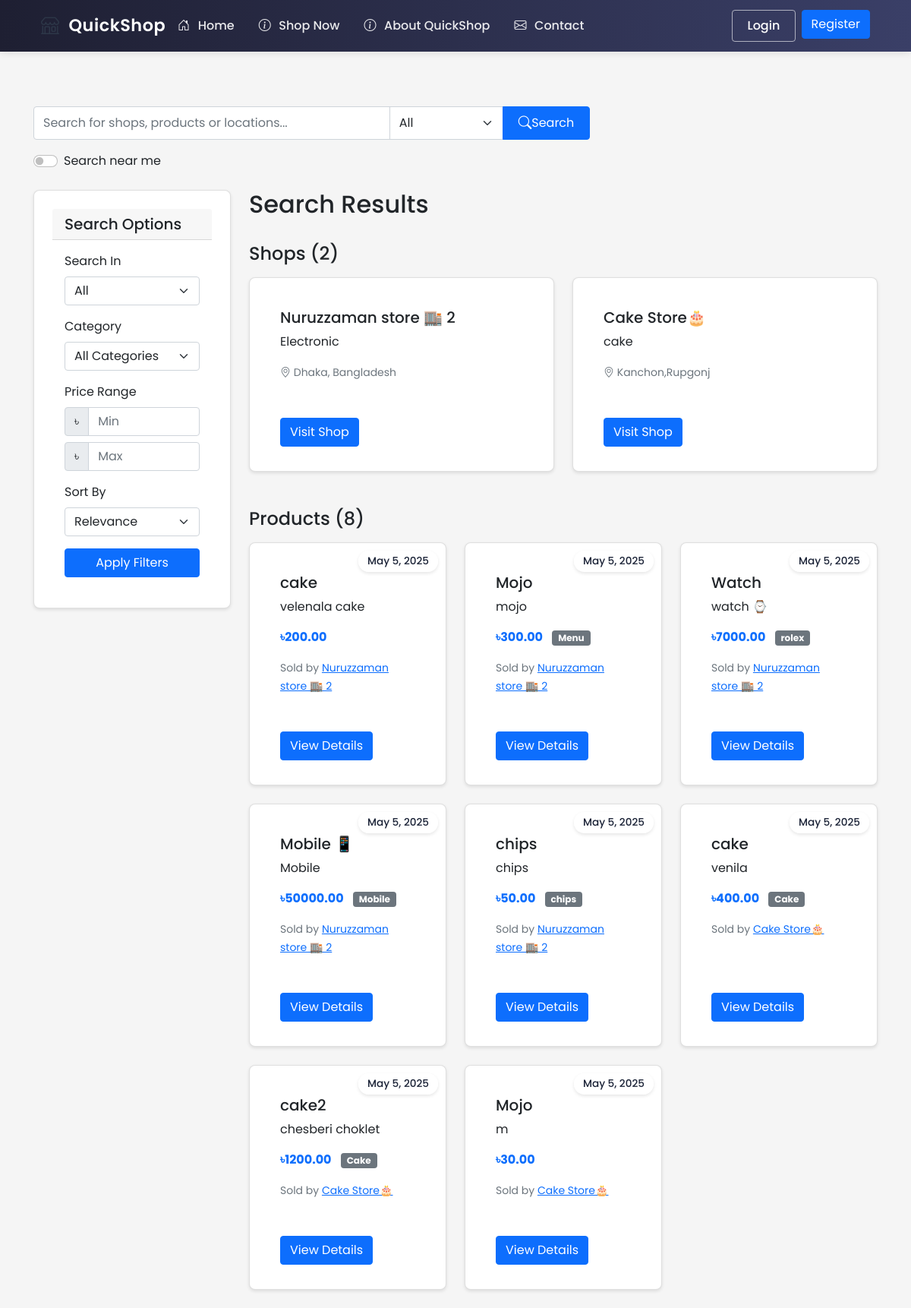
Screenshot of /search with the database file from the repository.
### ecommerce/models/shop.py (models this page shows, shortened)
class Shop(db.Model):
    id = db.Column(db.Integer, primary_key=True)
    name = db.Column(db.String(100), nullable=False)
    description = db.Column(db.Text)
    about = db.Column(db.Text)  # New field for shop-specific About content
    owner_id = db.Column(db.Integer, db.ForeignKey('user.id'), nullable=False)
    location_lat = db.Column(db.Float, nullable=True)
    location_lng = db.Column(db.Float, nullable=True)
    address = db.Column(db.String(200), nullable=True)
    approval_status = db.Column(db.String(20), server_default='pending')  # pending, approved, rejected
    images = db.relationship('Image', lazy=True,
                           foreign_keys='Image.shop_id',
                           cascade="all, delete-orphan",
                           backref=db.backref('shop_ref', lazy=True))
    phone = db.Column(db.String(20))
    email = db.Column(db.String(120))
    website = db.Column(db.String(200))
    business_hours = db.Column(db.Text)  # Stored as JSON string
    created_at = db.Column(db.DateTime, default=datetime.utcnow)
    is_active = db.Column(db.Boolean, default=False)  # Only true after approval
    products = db.relationship('Product', backref='shop', lazy=True)

class Product(db.Model):
    id = db.Column(db.Integer, primary_key=True)
    name = db.Column(db.String(100), nullable=False)
    description = db.Column(db.Text)
    price = db.Column(db.Float, nullable=False)
    stock = db.Column(db.Integer, nullable=False, default=0)
    shop_id = db.Column(db.Integer, db.ForeignKey('shop.id'), nullable=False)
    category = db.Column(db.String(50))  # Add category field
    created_at = db.Column(db.DateTime, default=datetime.utcnow)
    images = db.relationship('Image', lazy=True,
                           foreign_keys='Image.product_id',
                           cascade="all, delete-orphan",
                           backref=db.backref('product_ref', lazy=True))
    rating = db.Column(db.Float, default=0.0)  # Average rating
    rating_count = db.Column(db.Integer, default=0)  # Number of ratings
    reviews = db.relationship(Review, backref='product', lazy=True)
    min_price = db.Column(db.Float)  # Minimum acceptable price
    max_discount_percentage = db.Column(db.Float, default=20.0)  # Maximum allowed discount
    continue_iteration = db.Column(db.Boolean, default=False)  # Whether to continue negotiation after max discount

### ecommerce/routes/main.py (the view, shortened to what this page needs)
@main_bp.route('/search')
def search():
    query = request.args.get('q', '')
    search_type = request.args.get('type', 'all')
    shop_id = request.args.get('shop_id', type=int)
    category = request.args.get('category')
    min_price = request.args.get('min_price', type=float)
    max_price = request.args.get('max_price', type=float)
    sort = request.args.get('sort', 'relevance')
    page = request.args.get('page', 1, type=int)
    per_page = 12  # Number of items per page
    lat = request.args.get('lat', type=float)
    lng = request.args.get('lng', type=float)
    distance = request.args.get('distance', 10, type=float)  # Default 10km radius
    product_query = Product.query.filter(Product.shop.has(Shop.is_active == True))
    shop_query = Shop.query.filter_by(is_active=True)
    if shop_id:
        shop = Shop.query.get_or_404(shop_id)
        product_query = product_query.filter(Product.shop_id == shop_id)
        search_type = 'products'
    if search_type != 'shops':
        if category:
            product_query = product_query.filter(Product.category == category)
        if min_price is not None:
            product_query = product_query.filter(Product.price >= min_price)
        if max_price is not None:
            product_query = product_query.filter(Product.price <= max_price)
        if sort == 'price_low':
            product_query = product_query.order_by(Product.price.asc())
        elif sort == 'price_high':
            product_query = product_query.order_by(Product.price.desc())
        elif sort == 'newest':
            product_query = product_query.order_by(Product.created_at.desc())
        else:  # relevance
            if query:
                from sqlalchemy import text
                product_query = product_query.order_by(text("(CASE "
                    "WHEN name LIKE :query THEN 3 "
                    "WHEN category LIKE :query THEN 2 "
                    "WHEN description LIKE :query THEN 1 "
                    "ELSE 0 END) DESC").bindparams(query=f"%{query}%"))
    if lat is not None and lng is not None:
        shop_query = shop_query.order_by('distance')
    products_pagination = product_query.paginate(page=page, per_page=per_page) if search_type != 'shops' else None
    shops_pagination = shop_query.paginate(page=page, per_page=per_page) if search_type != 'products' and not shop_id else None
    categories = db.session.query(Product.category)\
                         .distinct()\
                         .filter(Product.category != None)\
                         .order_by(Product.category)\
                         .all()
    categories = [cat[0] for cat in categories]
    return render_template('main/search_results.html',
                         products=products_pagination.items if products_pagination else [],
                         shops=shops_pagination.items if shops_pagination else [],
                         products_pagination=products_pagination,
                         shops_pagination=shops_pagination,
                         query=query,
                         search_type=search_type,
                         current_category=category,
                         categories=categories,
                         min_price=min_price,
                         max_price=max_price,
                         current_sort=sort,
                         shop=Shop.query.get(shop_id) if shop_id else None,
                         search_lat=lat,
                         search_lng=lng,
                         search_distance=distance,
                         config={'GOOGLE_MAPS_API_KEY': current_app.config['GOOGLE_MAPS_API_KEY']})

### ecommerce/templates/main/search_results.html (shortened to what this page needs)
{% extends "base.html" %}
{% block content %}
<div class="container mt-4">
    <div class="row mb-4">
        <div class="col-md-8">
            <form class="search-form" method="GET" action="{{ url_for('main.search') }}">
                <div class="input-group">
                    <input type="text" class="form-control" name="q" value="{{ query }}"
                           placeholder="Search for shops, products or locations...">
                    <select class="form-select" name="type" style="max-width: 150px;">
                        <option value="all" {% if search_type == 'all' %}selected{% endif %}>All</option>
                    </select>
                    <button class="btn btn-primary" type="submit">
                        <i class="bi bi-search"></i> Search
                    </button>
                </div>
                <div class="mt-3">
                    <div class="form-check form-switch">
                        <input class="form-check-input" type="checkbox" id="useLocation"
                               {% if search_lat and search_lng %}checked{% endif %}>
                        <label class="form-check-label" for="useLocation">Search near me</label>
                    </div>
                </div>
            </form>
        </div>
    </div>
    <div class="row">
        <div class="col-md-3">
            <div class="card mb-4">
                <div class="card-header">
                    <h5 class="mb-0">Search Options</h5>
                </div>
                <div class="card-body">
                    <form id="filterForm" method="GET" action="{{ url_for('main.search') }}">
                        <div class="mb-3">
                            <label class="form-label">Search In</label>
                            <select class="form-select" name="type" onchange="this.form.submit()">
                                <option value="all" {% if search_type == 'all' %}selected{% endif %}>All</option>
                            </select>
                        </div>
                        {% if search_type != 'shops' %}
                        <div class="mb-3">
                            <label class="form-label">Category</label>
                            <select class="form-select" name="category">
                                <option value="">All Categories</option>
                            </select>
                        </div>
                        <div class="mb-3">
                            <label class="form-label">Price Range</label>
                            <div class="input-group mb-2">
                                <span class="input-group-text">৳</span>
                                <input type="number" class="form-control" name="min_price"
                                       placeholder="Min" value="{{ min_price or '' }}" min="0">
                            </div>
                            <div class="input-group">
                                <span class="input-group-text">৳</span>
                                <input type="number" class="form-control" name="max_price"
                                       placeholder="Max" value="{{ max_price or '' }}" min="0">
                            </div>
                        </div>
                        <div class="mb-3">
                            <label class="form-label">Sort By</label>
                            <select class="form-select" name="sort">
                                <option value="relevance" {% if current_sort == 'relevance' %}selected{% endif %}>Relevance</option>
                            </select>
                        </div>
                        {% endif %}
                        <button type="submit" class="btn btn-primary w-100">Apply Filters</button>
                    </form>
                </div>
            </div>
        </div>
        <div class="col-md-9">
            <div class="d-flex justify-content-between align-items-center mb-4">
                <h2>Search Results {% if query %}for "{{ query }}"{% endif %}</h2>
            </div>
            {% if shops and search_type in ['all', 'shops'] %}
            <div class="mb-4">
                <h3 class="h4 mb-3">Shops {% if search_lat and search_lng %}Near You{% endif %} ({{ shops_pagination.total if shops_pagination else 0 }})</h3>
                <div class="row">
                    {% for shop in shops %}
                        <div class="col-md-6 mb-4">
                            <div class="card h-100">
                                <div class="card-body">
                                    <div class="d-flex justify-content-between">
                                        <h5 class="card-title">
                                            {% if query %}
                                                {{ shop.name|replace(query, '<mark>' + query + '</mark>')|safe }}
                                            {% else %}
                                                {{ shop.name }}
                                            {% endif %}
                                        </h5>
                                    </div>
                                    <p class="card-text">
                                        {% if query %}
                                            {{ shop.description[:150]|replace(query, '<mark>' + query + '</mark>')|safe }}
                                        {% else %}
                                            {{ shop.description[:150] }}
                                        {% endif %}
                                    </p>
                                    <p class="card-text">
                                        <small class="text-muted">
                                            <i class="bi bi-geo-alt"></i> {{ shop.address }}
                                        </small>
                                    </p>
                                </div>
                                <div class="card-footer bg-transparent border-top-0">
                                    <a href="{{ url_for('shop.view', shop_id=shop.id) }}" class="btn btn-primary">Visit Shop</a>
                                </div>
                            </div>
                        </div>
                    {% endfor %}
                </div>
            </div>
            {% endif %}
            {% if products and search_type in ['all', 'products'] %}
            <div>
                <h3 class="h4 mb-3">Products ({{ products_pagination.total if products_pagination else 0 }})</h3>
                <div class="row">
                    {% for product in products %}
                        <div class="col-md-4 mb-4">
                            <div class="card h-100 product-card">
                                <span class="date-badge">May 5, 2025</span>
                                <div class="card-body">
                                    <h5 class="card-title">
                                        {% if query %}
                                            {{ product.name|replace(query, '<mark>' + query + '</mark>')|safe }}
                                        {% else %}
                                            {{ product.name }}
                                        {% endif %}
                                    </h5>
                                    <p class="card-text">
                                        {% if query %}
                                            {{ product.description[:100]|replace(query, '<mark>' + query + '</mark>')|safe }}
                                        {% else %}
                                            {{ product.description[:100] }}
                                        {% endif %}
                                    </p>
                                    <p class="card-text">
                                        <strong class="text-primary">৳{{ "%.2f"|format(product.price) }}</strong>
                                        {% if product.category %}
                                            <span class="badge bg-secondary ms-2">{{ product.category }}</span>
                                        {% endif %}
                                    </p>
                                    <p class="card-text">
                                        <small class="text-muted">
                                            Sold by <a href="{{ url_for('shop.view', shop_id=product.shop.id) }}">{{ product.shop.name }}</a>
                                        </small>
                                    </p>
                                </div>
                                <div class="card-footer bg-transparent border-top-0">
                                    <a href="{{ url_for('shop.view', shop_id=product.shop.id) }}" class="btn btn-primary">View Details</a>
                                </div>
                            </div>
                        </div>
                    {% endfor %}
                </div>
            </div>
            {% endif %}
        </div>
    </div>
</div>
{% endblock %}

### ecommerce/static/css/style.css (style rules this page uses)
* { margin: 0; padding: 0; box-sizing: border-box; }
html { height: 100%; }
body { font-family: 'Poppins', sans-serif; background-color: #f5f5f5; min-height: 100vh; display: flex; flex-direction: column; margin: 0; padding: 0; }
.card { background: white; border-radius: 8px; box-shadow: 0 2px 4px rgba(0,0,0,0.1); padding: 1.5rem; margin-bottom: 1.5rem; }
.product-card { position: relative; }
.date-badge { position: absolute; top: 10px; right: 10px; background-color: rgba(255, 255, 255, 0.9); color: #1b2337; padding: 0.25rem 0.75rem; border-radius: 20px; font-size: 0.85rem; font-weight: 500; box-shadow: 0 2px 4px rgba(0,0,0,0.1); z-index: 1; }
.search-form { width: 100%; max-width: 800px; margin: 0 auto; }
.search-form .input-group { background: #fff; border-radius: 8px; transition: all 0.3s ease; }
.search-form .btn { padding: 0.5rem 1.25rem; display: flex; align-items: center; justify-content: center; }
.search-form .btn i { font-size: 1.1rem; }

### rows the page displays
Shop: name "Nuruzzaman store 🏬 2", description "Electronic", address "Dhaka, Bangladesh"
Shop: name "Cake Store🎂", description "cake", address "Kanchon,Rupgonj"
Product: name "cake", description "velenala cake", price "200.00", shop.name "Nuruzzaman store 🏬 2"
Product: name "Mojo", description "mojo", price "300.00", category "Menu", shop.name "Nuruzzaman store 🏬 2"
Product: name "Watch", description "watch ⌚", price "7000.00", category "rolex", shop.name "Nuruzzaman store 🏬 2"
Product: name "Mobile 📱", description "Mobile", price "50000.00", category "Mobile", shop.name "Nuruzzaman store 🏬 2"
Product: name "chips", description "chips", price "50.00", category "chips", shop.name "Nuruzzaman store 🏬 2"
Product: name "cake", description "venila", price "400.00", category "Cake", shop.name "Cake Store🎂"
Product: name "cake2", description "chesberi choklet", price "1200.00", category "Cake", shop.name "Cake Store🎂"
Product: name "Mojo", description "m", price "30.00", shop.name "Cake Store🎂"

### other values shown
{{ shops_pagination.total if shops_pagination else 0 }} "2"
{{ products_pagination.total if products_pagination else 0 }} "8"
